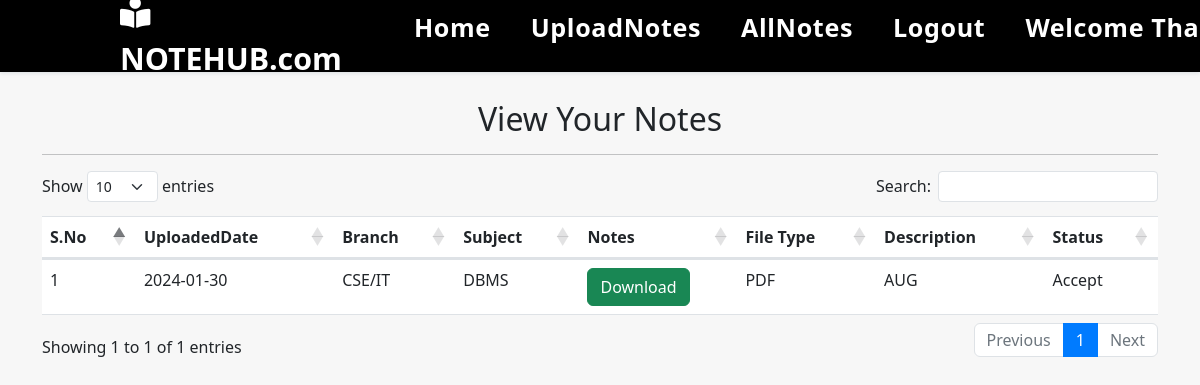
Screenshot of /view_notes (signed in) with the database file from the repository.
### notes/models.py (models this page shows, shortened)
class Notes(models.Model):
    user=models.ForeignKey(User,  on_delete=models.CASCADE)
    uploadingdate=models.CharField( max_length=30)
    branch=models.CharField( max_length=30)
    subject=models.CharField( max_length=30)
    notesfile=models.FileField(null=True)
    filetype=models.CharField(null=True,max_length=15)
    description=models.CharField(max_length=200)
    status=models.CharField(null=True,max_length=15)

### notes/views.py (the view)
# urls.py: path('view_notes',view_notes,name='view_notes'),
def view_notes(request):
    if not request.user.is_authenticated:
        return redirect('userlogin')
    error=False
    notes=Notes.objects.filter(status='Accept')
    d={'notes':notes}
    return render(request,'view_notes.html',d)

### notes/templates/view_notes.html (shortened to what this page needs)
{% extends 'usernav.html'%}
{% block body%}
{% load static %}
<link rel="stylesheet" href="https://cdnjs.cloudflare.com/ajax/libs/twitter-bootstrap/5.3.0/css/bootstrap.min.css">
<link rel="stylesheet" href="https://cdn.datatables.net/1.13.7/css/dataTables.bootstrap5.min.css">
<link rel="stylesheet" href="{% static 'css/mystyle.css' %}">
<div class="container" style="margin-top: 90px;overflow-x:auto;">
    <h2 class="text-center">View Your Notes</h2>
            <hr>
    <table class="table table=bordered" id="example">
        <thead>
            <tr>
                <th>S.No</th>
                <th>UploadedDate</th>
                <th>Branch</th>
                <th>Subject</th>
                <th>Notes</th>
                <th>File Type</th>
                <th>Description</th>
                <th>Status</th>
            </tr>
        </thead>
        <tbody>
            {% for i in notes %}
            <tr>
                <td>{{forloop.counter}}</td>
                <td>{{i.uploadingdate}}</td>
                <td>{{i.branch}}</td>
                <td>{{i.subject}}</td>
                <td><a href="{{i.notesfile.url}}"  class="btn btn-success">Download</a></td>
                <td>{{i.filetype}}</td>
                <td>{{i.description}}</td>
                <td>{{i.status}}</td>
            </tr>
            {%endfor%}
        </tbody>
    </table>
</div>
{%endblock%}

### notes/templates/usernav.html (shortened to what this page needs)
<!DOCTYPE html>
<html lang="en">
<head>
    {% load static %}
    <link rel="stylesheet" href="https://maxcdn.bootstrapcdn.com/bootstrap/4.3.1/css/bootstrap.min.css">
    <link rel="stylesheet" href="https://use.fontawesome.com/releases/v5.6.3/css/all.css"
>
    <link rel="stylesheet" href="{% static 'css/mystyle.css' %}">
</head>
<body>
    <header>
		<a href="/" class="logo"><i class="	fas fa-book-reader" style="color: white;"></i> NOTEHUB.com</a>
		<nav class="navbar">
			<ul>
				<li><a class="active" href="{% url 'profile' %}">Home</a></li>
				<li><a href="{% url 'upload_notes' %}">UploadNotes</a></li>
				<li><a href="{% url 'view_notes' %}">AllNotes</a></li>
				<li><a href="{% url 'Logout' %}">Logout</a></li>
				<li class="navbar-item dropdown" style="color: black;" >
                    <a href="#" class="nav-link dropdown-toggle btn btn-primary" data-toggle="dropdown" >Welcome {{request.user.first_name}}</a>
                </li>
			</ul>
		</nav>
	</header>
</body>
</html>
{% block body %}
{% endblock %}

### notes/static/css/mystyle.css (style rules this page uses)
* { margin: 0; padding: 0; box-sizing: border-box; text-decoration: none; outline: none; border: none; transition: all 0.2s linear; }
html { overflow-x: hidden; scroll-behavior: smooth; }
body { background: #f7f7f7; padding: 10px; }
html { overflow-x: hidden; }
header { position: fixed; top: 0; left: 0; right: 0; z-index: 1000; display: flex; align-items: center; justify-content: space-between; padding: 1.7rem 10%; height: 4.5rem; background-color: black; box-shadow: 0 1px 4px rgba(146, 161, 176, 0.3); }
header .logo { font-size: 1.9rem; font-weight: 800; text-decoration: none; color: white; }
header .logo i { font-size: 1.9rem; }
header .navbar ul { list-style: none; display: flex; justify-content: center; align-items: center; }
header .navbar li { margin-left: 2.5rem; }
header .navbar ul li a { font-size: 1.57rem; color: white; font-weight: 600; text-decoration: none; letter-spacing: 0.04rem; transition: 0.2s; }
.dropdown { position: relative; display: inline-block; margin:0 5px 0 10px; }

### rows the page displays
Notes: uploadingdate "2024-01-30", branch "CSE/IT", subject "DBMS", filetype "PDF", description "AUG", status "Accept"
